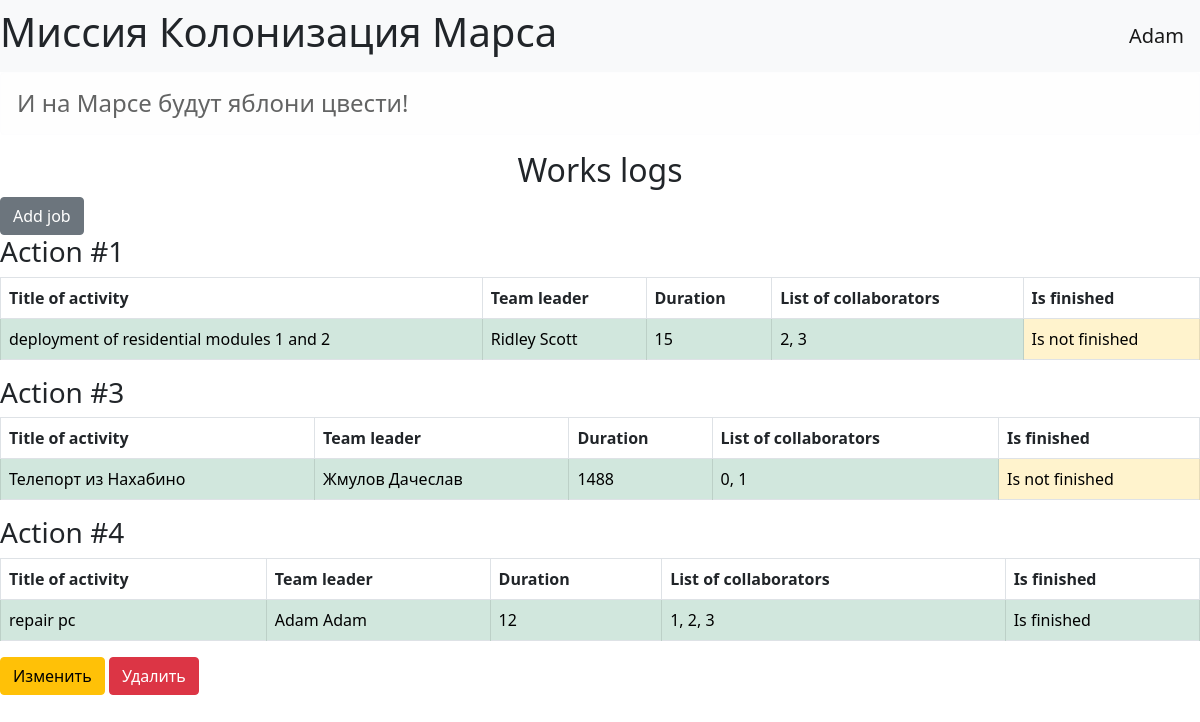
Page / (signed in) on the committed database.
### data/users.py (models this page shows, shortened)
class User(SqlAlchemyBase, UserMixin):
    __tablename__ = 'users'
    id = sa.Column(sa.Integer, primary_key=True,
                   autoincrement=True)
    surname = sa.Column(sa.String, nullable=True)
    name = sa.Column(sa.String, nullable=True)
    age = sa.Column(sa.Integer, nullable=True)
    position = sa.Column(sa.String, nullable=True)
    speciality = sa.Column(sa.String, nullable=True)
    address = sa.Column(sa.String, nullable=True)
    email = sa.Column(sa.String, unique=True,
                      nullable=True)
    hashed_password = sa.Column(sa.String,
                                nullable=True)
    modified_date = sa.Column(sa.DateTime)

### data/jobs.py (models this page shows)
class Jobs(SqlAlchemyBase):
    __tablename__ = 'jobs'
    id = sa.Column(sa.Integer, primary_key=True,
                   autoincrement=True)
    team_leader_id = sa.Column(sa.Integer,
                            sa.ForeignKey('users.id'))
    job = sa.Column(sa.String)
    work_size = sa.Column(sa.Integer)
    collaborations = sa.Column(sa.String)
    start_date = sa.Column(sa.DateTime)
    end_date = sa.Column(sa.DateTime)
    is_finished = sa.Column(sa.Boolean)
    team_leader = orm.relation('User')

### server.py (the view)
@app.route('/')
def news_work():
    db_sess = db_session.create_session()
    jobs = db_sess.query(Jobs).all()
    return render_template('index.html', jobs=jobs)

### data/db_session.py (called while the page is built)
def create_session() -> Session:
    global __factory
    return __factory()

### server.py (called while the page is built)
@login_manager.user_loader
def load_user(user_id):
    db_sess = db_session.create_session()
    return db_sess.query(User).get(user_id)

### templates/index.html
{% extends "base.html" %}
{% block content %}
<h2 style="text-align: center;">Works logs</h2>
{% if current_user.is_authenticated %}
    <a href="/addjob" class="btn btn-secondary">Add job</a>
{% endif %}
{% for job in jobs %}
    <div>
        <h3>Action #{{ job.id }}</h3>
        <table class="table table-bordered">
          <thead>
            <tr>
              <th scope="col">Title of activity</th>
              <th scope="col">Team leader</th>
              <th scope="col">Duration</th>
              <th scope="col">List of collaborators</th>
              <th scope="col">Is finished</th>
            </tr>
          </thead>
          <tbody>
            <tr>
              <td class="table-success">{{ job.job }}</td>
              <td class="table-success">{{ job.team_leader.name }}  {{ job.team_leader.surname }}</td>
              <td class="table-success">{{ job.work_size }}</td>
              <td class="table-success">{{ job.collaborations }}</td>
              {% if job.is_finished %}
              <td class="table-success">Is finished</td>
              {% else %}
              <td class="table-warning">Is not finished</td>
              {% endif %}
            </tr>
          </tbody>
        </table>
        {% if current_user.is_authenticated and (current_user.id == job.team_leader_id or current_user.id == 1) %}
    <div>
        <a href="/editjob/{{ job.id }}" class="btn btn-warning">
            Изменить
        </a>
        <a href="/deletejob/{{ job.id }}" class="btn btn-danger">
            Удалить
        </a>
    </div>
{% endif %}
    </div>
{% endfor %}
{% endblock %}

### templates/base.html (shortened to what this page needs)
<!DOCTYPE html>
<html lang="en">
<head>
    <link href="https://cdn.jsdelivr.net/npm/bootstrap@5.0.0-beta1/dist/css/bootstrap.min.css" rel="stylesheet"
>
</head>
<body>
<header>
    <nav class="navbar navbar-light bg-light">
        <h1>Миссия Колонизация Марса</h1>
        {% if current_user.is_authenticated %}
            <a class="navbar-brand" href="/logout">{{ current_user.name }}</a>
        {% else %}
            <p>
                <a class="btn btn-primary " href="/register">Зарегистрироваться</a>
                <a class="btn btn-success" href="/login">Войти</a>
            </p>
        {% endif %}
    </nav>
</header>
<h4 class="alert alert-light">И на Марсе будут яблони цвести!</h4>
    {% block content %}{% endblock %}
</body>
</html>

### rows in the picture
User: name "Adam"
Jobs: id "1", job "deployment of residential modules 1 and 2", team_leader.name "Ridley", team_leader.surname "Scott", work_size "15", collaborations "2, 3", is_finished "Is not finished"
Jobs: id "3", job "Телепорт из Нахабино", team_leader.name "Жмулов", team_leader.surname "Дачеслав", work_size "1488", collaborations "0, 1", is_finished "Is not finished"
Jobs: id "4", job "repair pc", team_leader.name "Adam", team_leader.surname "Adam", work_size "12", collaborations "1, 2, 3", is_finished "Is finished"
